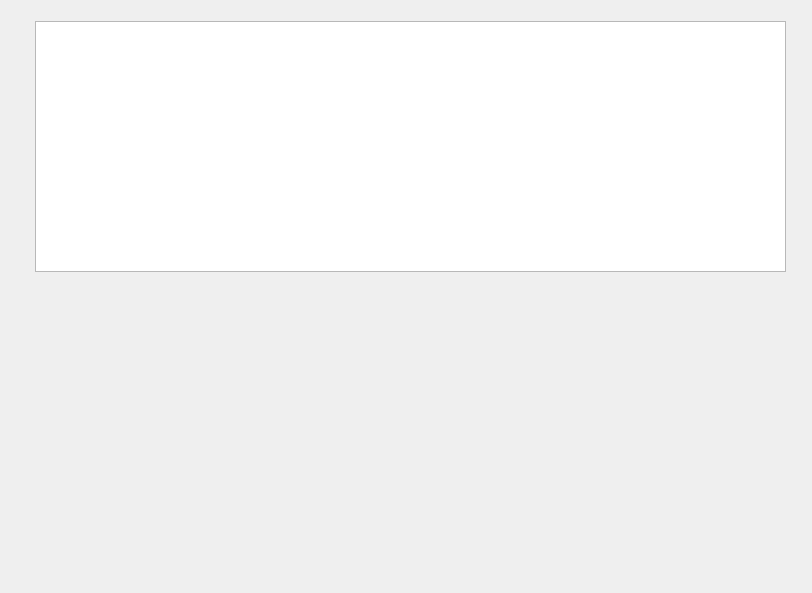
<?xml version="1.0" encoding="UTF-8"?>
<ui version="4.0">
 <class>Dialog</class>
 <widget class="QDialog" name="Dialog">
  <property name="geometry">
   <rect>
    <x>0</x>
    <y>0</y>
    <width>812</width>
    <height>593</height>
   </rect>
  </property>
  <property name="windowTitle">
   <string>Dialog</string>
  </property>
  <widget class="QTableWidget" name="tableWidget">
   <property name="geometry">
    <rect>
     <x>35</x>
     <y>21</y>
     <width>751</width>
     <height>251</height>
    </rect>
   </property>
  </widget>
 </widget>
 <resources/>
 <connections/>
</ui>
